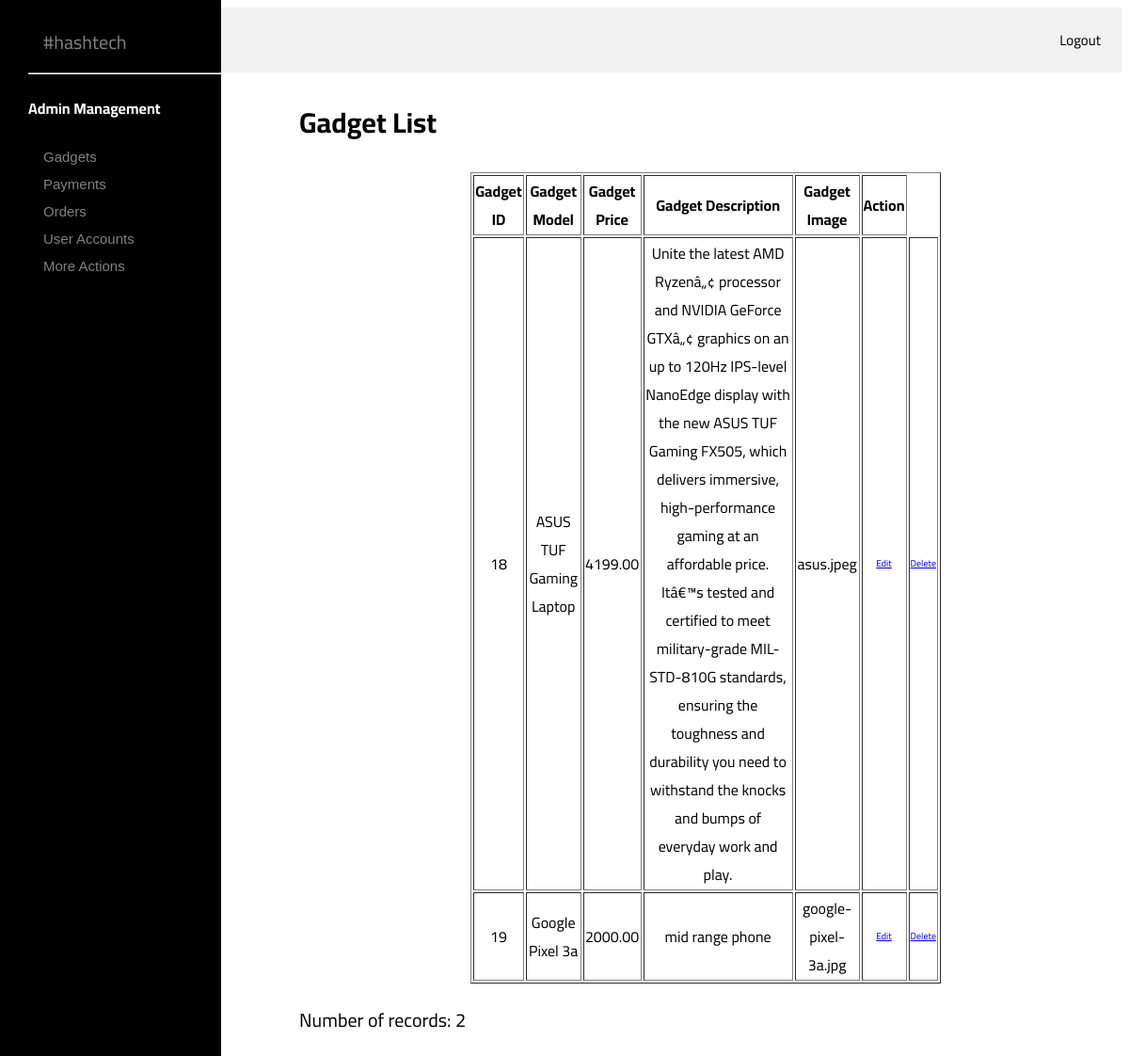
Page /gadget_list.php on the committed database.
### tables this page shows
CREATE TABLE `gadget` (
  `gadget_id` int(200) NOT NULL,
  `gadget_model` varchar(300) NOT NULL,
  `gadget_price` decimal(10,2) NOT NULL,
  `gadget_description` text NOT NULL,
  `gadget_image` blob NOT NULL
);

### gadget_list.php (the view, shortened to what this page needs)
<?php
	include("connection.php");
	include('header_admin_index.php');
?>
<!DOCTYPE html>
	<html lang="en">
	<head>
	</head>
	<body>
		<div class="main">
            <h2>Gadget List</h2>
            <form name="showCategory" method="POST">
                <table border="1" width="500" align="center">
                    <tr align="center">
                        <th>Gadget ID</th>
                        <th>Gadget Model</th>
                        <th>Gadget Price</th>
                        <th>Gadget Description</th>
                        <th>Gadget Image</th>
                        <th>Action</th>
                    <?php
                        mysqli_select_db($connection, 'hashtech');
                        $result = mysqli_query($connection, 'SELECT * FROM gadget');
                        $count = mysqli_num_rows($result);
                        while($row = mysqli_fetch_assoc($result)) {
                            ?>
                            <tr align='center'>
                                <td><?php echo $row['gadget_id']?></td>
                                <td><?php echo $row['gadget_model']?></td>
                                <td><?php echo $row['gadget_price']?></td>
                                <td><?php echo $row['gadget_description']?></td>
                                <td><?php echo $row['gadget_image']?></td>
								<td><a href="gadget_edit.php?gadget_id=<?php echo $row['gadget_id']; ?>" onclick="return confirmation();">Edit</a></td>
                                <td><a href="gadget_list_delete.php?gadget_id=<?php echo $row['gadget_id']; ?>" onclick="return confirmation();">Delete</a></td>
                            </tr>
                    <?php } ?>
                </table>
                <p>Number of records: <?php echo $count; ?></p>
            </form>
		</div>
	</body>
</html>

### admin_index_style.css (style rules this page uses)
body, div { font-family: 'Cairo', sans-serif; }
a:link { font-size: 10px; }
.main { margin-left: 300px; font-size: 20px; padding: 0px 10px; }

### rows in the picture
gadget: gadget_id "18", gadget_model "ASUS TUF Gaming Laptop", gadget_price "4199.00", gadget_description "Unite the latest AMD Ryzenâ„¢ processor and NVIDIA GeForce GTXâ„¢ graphics on an up to 120Hz IPS-level NanoEdge display with the new ASUS TUF Gaming FX505, which delivers immersive, high-performance gaming at an affordable price. Itâ€™s tested and certified to meet military-grade MIL-STD-810G standards, ensuring the toughness and durability you need to withstand the knocks and bumps of everyday work and play.", gadget_image "asus.jpeg"
gadget: gadget_id "19", gadget_model "Google Pixel 3a", gadget_price "2000.00", gadget_description "mid range phone", gadget_image "google-pixel-3a.jpg"

### other values in the picture
$count "2"
